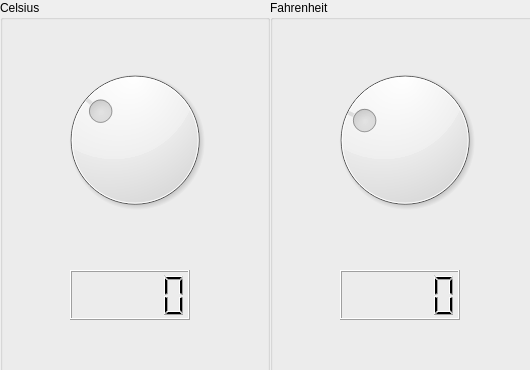
<?xml version="1.0" encoding="UTF-8"?>
<ui version="4.0">
 <class>Dialog</class>
 <widget class="QDialog" name="Dialog">
  <property name="geometry">
   <rect>
    <x>0</x>
    <y>0</y>
    <width>530</width>
    <height>370</height>
   </rect>
  </property>
  <property name="windowTitle">
   <string>Dialog</string>
  </property>
  <widget class="QGroupBox" name="groupBox">
   <property name="geometry">
    <rect>
     <x>0</x>
     <y>0</y>
     <width>270</width>
     <height>380</height>
    </rect>
   </property>
   <property name="title">
    <string>Celsius</string>
   </property>
   <widget class="QDial" name="celsiusDial">
    <property name="geometry">
     <rect>
      <x>50</x>
      <y>60</y>
      <width>170</width>
      <height>160</height>
     </rect>
    </property>
    <property name="minimum">
     <number>-100</number>
    </property>
    <property name="maximum">
     <number>200</number>
    </property>
   </widget>
   <widget class="QLCDNumber" name="celsiusLcd">
    <property name="geometry">
     <rect>
      <x>70</x>
      <y>270</y>
      <width>120</width>
      <height>50</height>
     </rect>
    </property>
   </widget>
  </widget>
  <widget class="QGroupBox" name="groupBox_2">
   <property name="geometry">
    <rect>
     <x>270</x>
     <y>0</y>
     <width>270</width>
     <height>380</height>
    </rect>
   </property>
   <property name="title">
    <string>Fahrenheit</string>
   </property>
   <widget class="QLCDNumber" name="fahrenheitLcd">
    <property name="geometry">
     <rect>
      <x>70</x>
      <y>270</y>
      <width>120</width>
      <height>50</height>
     </rect>
    </property>
   </widget>
   <widget class="QDial" name="fahrenheitDial">
    <property name="geometry">
     <rect>
      <x>50</x>
      <y>60</y>
      <width>170</width>
      <height>160</height>
     </rect>
    </property>
    <property name="minimum">
     <number>-200</number>
    </property>
    <property name="maximum">
     <number>500</number>
    </property>
   </widget>
  </widget>
 </widget>
 <resources/>
 <connections/>
</ui>
